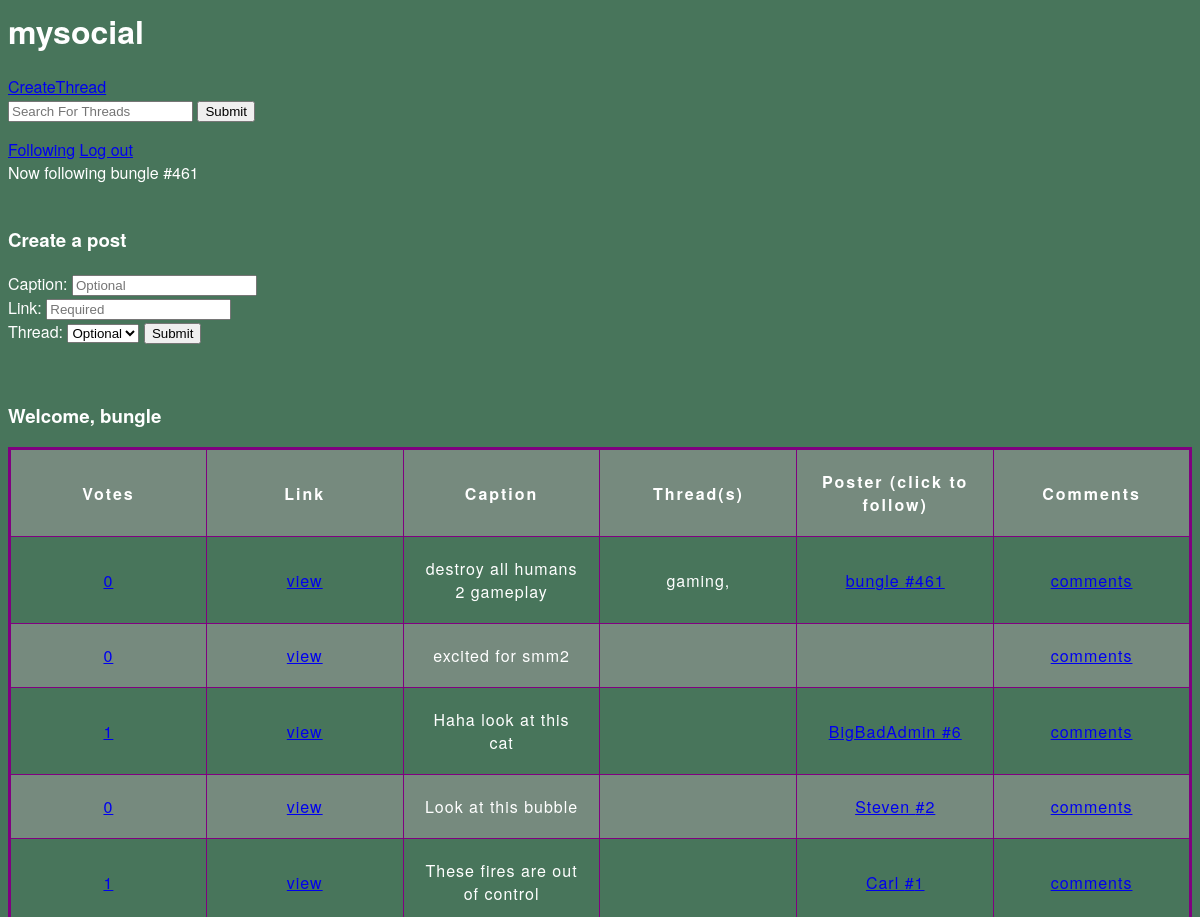
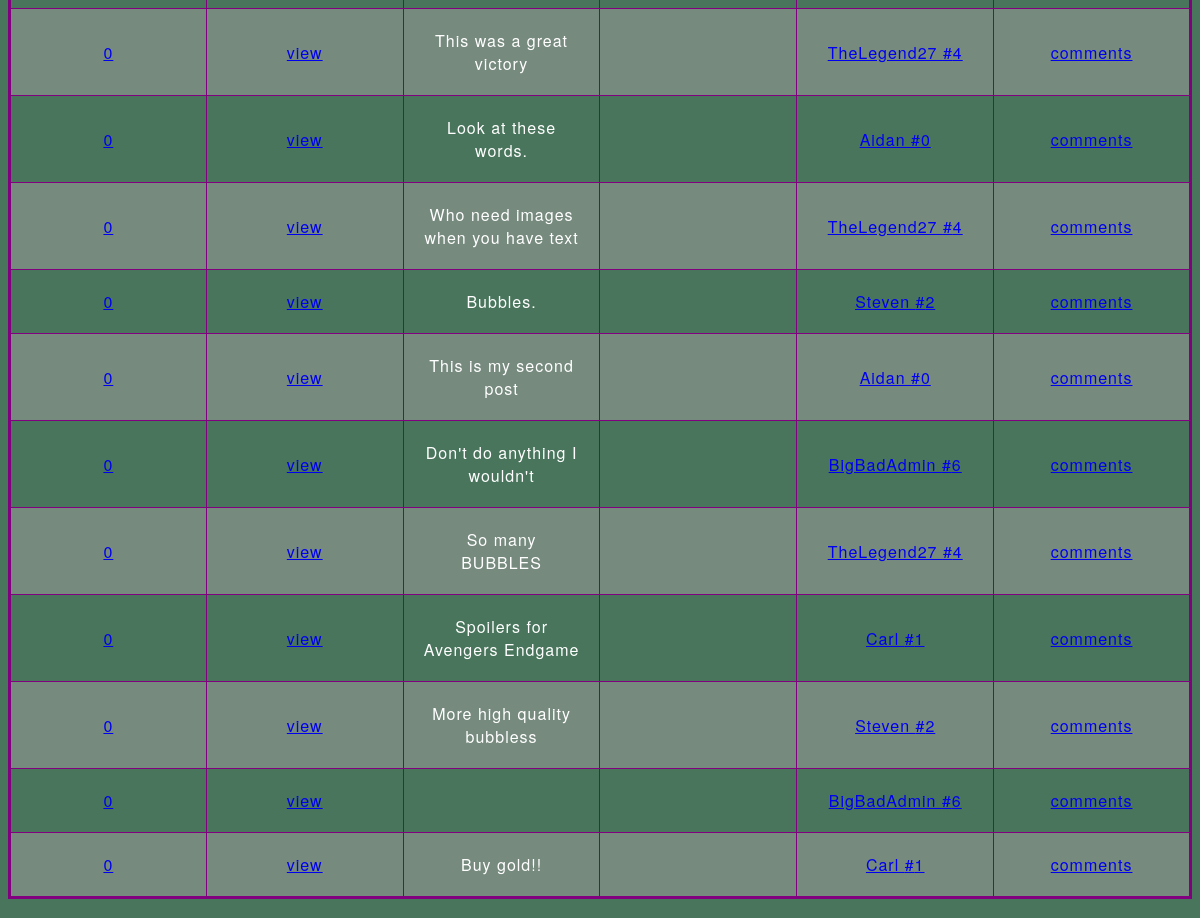
The page /Website/index.php?followemail=aidanbjelke@gmail.com (signed in) on the database its author committed (2 pictures, top to bottom).
### tables this page shows
CREATE TABLE `logged_in` (
  `Email_address` char(255) NOT NULL,
  `Password` varchar(128) NOT NULL,
  `Name` char(16) NOT NULL,
  `ID` int(11) NOT NULL,
  `IP_Address` char(45) NOT NULL
);

CREATE TABLE `post` (
  `Link` char(255) NOT NULL,
  `Caption` varchar(140) DEFAULT NULL,
  `Email_address` char(255) DEFAULT NULL
);

### Website/index.php (the view, shortened to what this page needs)
<?php session_start();
echo "<html>
    <head>
    <link rel='stylesheet' type='text/css' href='tablestyle.css'>
    </head>
    <body text='white' style='background-color:#48755b;'>
    <h1>mysocial</h1>";
    if(isset($_SESSION['email'])) {
      echo "<a href='create_thread.php'>CreateThread</a>";
    }
echo "<html>
      <form action = 'search_thread.php' method = 'post'>
      <input type = 'text' name = 'search' placeholder = 'Search For Threads'>
      <input type = 'submit' name = 'submit search'> </button>
      </form>";
if(isset($_SESSION['email'])) {
  echo "<a href='following.php'>Following</a>
        <a href='index.php?command=logout&'>Log out</a>";
}
$con=mysqli_connect("localhost","root","471-my-root","mysocial");
  if(isset($_GET['followemail']) && isset($_SESSION['email'])) {
    mysqli_query($con,"INSERT INTO FOLLOW (Email_address1, Email_address2) VALUES('". $_SESSION['email'] ."','". $_GET['followemail'] ."')");
    $following = mysqli_query($con,"SELECT LOGGED_IN.Name, LOGGED_IN.ID FROM LOGGED_IN WHERE LOGGED_IN.Email_address = '".$_GET['followemail']."'");
    $followingarray = mysqli_fetch_array($following);
    $followingName = $followingarray['Name'];
    $followingID = $followingarray['ID'];
    echo "<br>Now following ".$followingName." #".$followingID;
  }
  echo "<form action='index.php' method='get'>
          <br><h3> Create a post</h3>
          Caption: <input type='text' name='caption' placeholder = 'Optional'><br>
          Link: <input type='text' name='link' placeholder = 'Required'><br>
          Thread: <select name='thread' id='threadselection'>
                    <option value='' selected disabled hidden>Optional</option>";
  echo           "</select>
          <input type='submit' value='Submit'>
        </form>";
if(!isset($_SESSION['email'])) {
  $posts=mysqli_query($con,"SELECT * FROM POST");
  $id = rand(100 , 999);
  $_SESSION['id'] = $id;
  $_SESSION['name'] = "anon";
} else {
  echo "<br>". "<h3>Welcome, ". $_SESSION['name']."<h3/>";
  $email = $_SESSION['email'];
  $posts=mysqli_query($con,"SELECT SUBSCRIBES_TO.Name, POST.Caption, CONTAINS.Link
                            FROM POST, SUBSCRIBES_TO, THREAD, CONTAINS
                            WHERE SUBSCRIBES_TO.Email_address = '$email' AND SUBSCRIBES_TO.Name = CONTAINS.Name AND SUBSCRIBES_TO.NAME = THREAD.NAME AND CONTAINS.Link = POST.Link");
  $posts=mysqli_query($con,"SELECT * FROM POST");
}
echo "<table border='22'>
<tr>
<th>Votes</th>
<th>Link</th>
<th>Caption</th>
<th>Thread(s)</th>
<th>Poster (click to follow)</th>
<th>Comments</th>
</tr>";
while($row = mysqli_fetch_array($posts))
 {
$currentPostsLink = $row['Link'];
$currentPostsThread = mysqli_query($con,"SELECT CONTAINS.Name FROM CONTAINS WHERE CONTAINS.Link = '".$currentPostsLink."'");
$currentPostsVotes = mysqli_query($con,"SELECT COUNT(*) AS NUMVOTES FROM VOTE WHERE VOTE.Link = '".$currentPostsLink."'");
 echo "<tr>";
 echo "<td><a href='index.php?votelink=".$currentPostsLink."'>".mysqli_fetch_array($currentPostsVotes)['NUMVOTES']."</a></td>";
 echo "<td>" . "<a href=" . $currentPostsLink . " target='_blank'>view</a>" . "</td>";
 echo "<td>" . $row['Caption'] . "</td>";
    echo "<td>";
    while($threadrow = mysqli_fetch_array($currentPostsThread)) {
      echo $threadrow['Name'].",";
    }
    echo "</td>";
 if($row['Email_address'] != NULL) {
    $currentPoster = mysqli_query($con,"SELECT LOGGED_IN.Name, LOGGED_IN.ID FROM LOGGED_IN WHERE LOGGED_IN.Email_address = '".$row['Email_address']."'");
    $poster = mysqli_fetch_array($currentPoster);
    $posterName = $poster['Name'];
    $posterID = $poster['ID'];
    echo "<td><a href='index.php?followemail=".$row['Email_address']."'>"." ".$posterName." #".$posterID."</td>";
 } else {
    echo "<td> </td>";
 }
 echo "<td>" . "<a href=comment.php?link=".$currentPostsLink." target='_blank'>comments</a>" . "</td>";
 echo "</tr>";
 }
echo "</table>";
?>
</body>
</html>

### Website/tablestyle.css (style rules this page uses)
table { table-layout: fixed; width: 100%; border-collapse: collapse; border: 3px solid purple; }
th, td { padding: 20px; }
tbody tr:nth-child(odd) { background-color: #768a7e; }
tbody tr:nth-child(even) { background-color: #48755b; }
html { font-family: 'helvetica neue', helvetica, arial, sans-serif; }
th { letter-spacing: 2px; }
td { letter-spacing: 1px; }
tbody td { text-align: center; }

### rows shown on the page
logged_in: Name "bungle", ID "461"
post: NUMVOTES "0", Caption "destroy all humans 2 gameplay", Name "gaming", Email_address.Name "bungle", Email_address.ID "461"
post: NUMVOTES "0", Caption "excited for smm2"
post: NUMVOTES "1", Caption "Haha look at this cat", Email_address.Name "BigBadAdmin", Email_address.ID "6"
post: NUMVOTES "0", Caption "Look at this bubble", Email_address.Name "Steven", Email_address.ID "2"
post: NUMVOTES "1", Caption "These fires are out of control", Email_address.Name "Carl", Email_address.ID "1"
post: NUMVOTES "0", Caption "This was a great victory", Email_address.Name "TheLegend27", Email_address.ID "4"
post: NUMVOTES "0", Caption "Look at these words.", Email_address.Name "Aidan", Email_address.ID "0"
post: NUMVOTES "0", Caption "Who need images when you have text", Email_address.Name "TheLegend27", Email_address.ID "4"
post: NUMVOTES "0", Caption "Bubbles.", Email_address.Name "Steven", Email_address.ID "2"
post: NUMVOTES "0", Caption "This is my second post", Email_address.Name "Aidan", Email_address.ID "0"
post: NUMVOTES "0", Caption "Don't do anything I wouldn't", Email_address.Name "BigBadAdmin", Email_address.ID "6"
post: NUMVOTES "0", Caption "So many BUBBLES", Email_address.Name "TheLegend27", Email_address.ID "4"
post: NUMVOTES "0", Caption "Spoilers for Avengers Endgame", Email_address.Name "Carl", Email_address.ID "1"
post: NUMVOTES "0", Caption "More high quality bubbless", Email_address.Name "Steven", Email_address.ID "2"
post: NUMVOTES "0", Email_address.Name "BigBadAdmin", Email_address.ID "6"
post: NUMVOTES "0", Caption "Buy gold!!", Email_address.Name "Carl", Email_address.ID "1"

### other values the page prints
$_SESSION['name'] "bungle"
